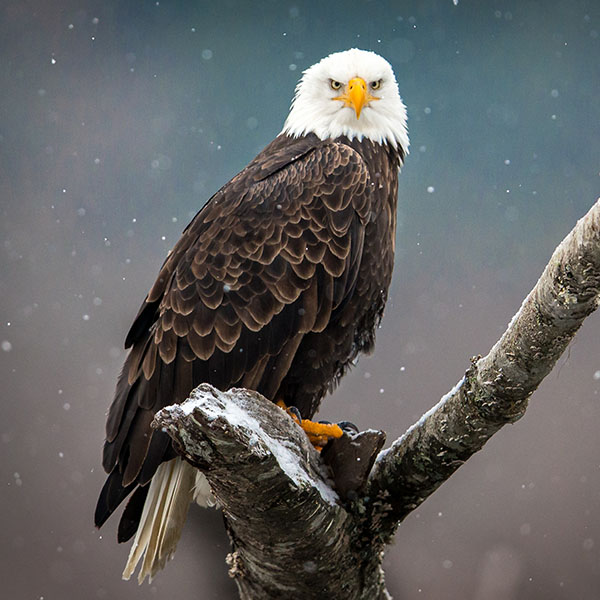
#> input picture images/eagle.jpg, 600 x 600 px, found by its file name
$ jupyter execute GrabCut.ipynb
#> lines starting #> are read from the running program, lines starting #| are printed output that depends on the picture
[cell 1]
import cv2
import numpy as np

# Load the image
img = cv2.imread(r'.\images\eagle.jpg')
#> img is the input picture: shape (600, 600, 3); mean B, G, R 97.1, 97.2, 96.6

# Create a mask image of the same size as the input image
mask = np.zeros(img.shape[:2], np.uint8)

# Define the rectangle ROI for the object to be segmented
rect = (50, 50, 450, 290)  # (x, y, width, height) of the rectangle ROI

# Initialize background and foreground models
bgd_model = np.zeros((1, 65), np.float64)
fgd_model = np.zeros((1, 65), np.float64)

# Run GrabCut algorithm to update the mask image
cv2.grabCut(img, mask, rect, bgd_model, fgd_model, iterCount=5, mode=cv2.GC_INIT_WITH_RECT)

# Update the mask image by setting definite background and definite foreground pixels
mask_updated = np.where((mask == 2) | (mask == 0), 0, 1).astype('uint8')

# Apply the mask to the original image
masked_img = img * mask_updated[:, :, np.newaxis]
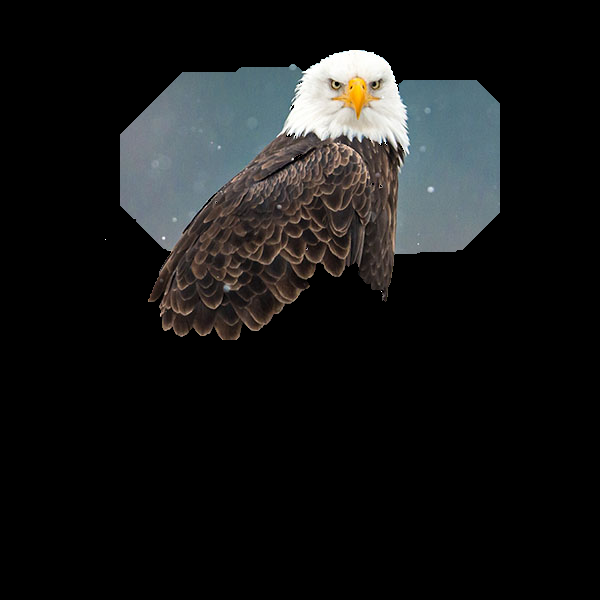
#> masked_img: shape (600, 600, 3); mean B, G, R 23.3, 23.3, 22.6

# Display the original image and the masked image
cv2.imshow('Original Image', img)
cv2.imshow('Masked Image', masked_img)
cv2.waitKey(0)
cv2.destroyAllWindows()
